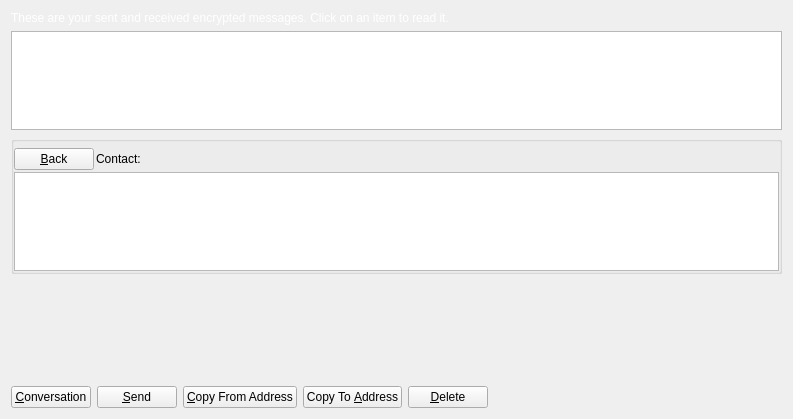
<?xml version="1.0" encoding="UTF-8"?>
<ui version="4.0">
 <class>MessagePage</class>
 <widget class="QWidget" name="MessagePage">
  <property name="geometry">
   <rect>
    <x>0</x>
    <y>0</y>
    <width>793</width>
    <height>419</height>
   </rect>
  </property>
  <property name="windowTitle">
   <string>Address Book</string>
  </property>
  <layout class="QVBoxLayout" name="verticalLayout_2">
   <item>
    <widget class="QLabel" name="labelExplanation">
			 				 			  <property name="styleSheet">
               <string notr="true">QLabel { color: white;}</string>
              </property>
     <property name="text">
      <string>These are your sent and received encrypted messages. Click on an item to read it.</string>
     </property>
     <property name="textFormat">
      <enum>Qt::PlainText</enum>
     </property>
     <property name="wordWrap">
      <bool>true</bool>
     </property>
    </widget>
   </item>
   <item>
    <widget class="QTableView" name="tableView">
     <property name="contextMenuPolicy">
      <enum>Qt::CustomContextMenu</enum>
     </property>
     <property name="toolTip">
      <string>Click on a message to view it</string>
     </property>
     <property name="tabKeyNavigation">
      <bool>false</bool>
     </property>
     <property name="alternatingRowColors">
      <bool>true</bool>
     </property>
     <property name="selectionMode">
      <enum>QAbstractItemView::SingleSelection</enum>
     </property>
     <property name="selectionBehavior">
      <enum>QAbstractItemView::SelectRows</enum>
     </property>
     <property name="sortingEnabled">
      <bool>true</bool>
     </property>
     <attribute name="verticalHeaderVisible">
      <bool>false</bool>
     </attribute>
    </widget>
   </item>
   <item>
    <layout class="QVBoxLayout" name="verticalLayout">
     <item>
      <widget class="QGroupBox" name="messageDetails">
       <property name="title">
        <string/>
       </property>
       <layout class="QVBoxLayout" name="verticalLayout_4">
        <property name="spacing">
         <number>2</number>
        </property>
        <property name="leftMargin">
         <number>0</number>
        </property>
        <property name="topMargin">
         <number>6</number>
        </property>
        <property name="rightMargin">
         <number>0</number>
        </property>
        <property name="bottomMargin">
         <number>0</number>
        </property>
        <item>
         <layout class="QHBoxLayout" name="horizontalLayout_3">
          <item>
           <widget class="QPushButton" name="backButton">
            <property name="text">
             <string>&amp;Back</string>
            </property>
            <property name="icon">
             <iconset resource="../bitcoin.qrc">
              <normaloff>:/icons/quit</normaloff>:/icons/quit</iconset>
            </property>
           </widget>
          </item>
          <item>
           <widget class="QLabel" name="labelContact">
            <property name="text">
             <string>Contact:</string>
            </property>
           </widget>
          </item>
          <item>
           <widget class="QLabel" name="contactLabel">
            <property name="text">
             <string/>
            </property>
           </widget>
          </item>
          <item>
           <spacer name="horizontalSpacer_3">
            <property name="orientation">
             <enum>Qt::Horizontal</enum>
            </property>
            <property name="sizeHint" stdset="0">
             <size>
              <width>40</width>
              <height>20</height>
             </size>
            </property>
           </spacer>
          </item>
         </layout>
        </item>
        <item>
         <widget class="QListView" name="listConversation">
          <property name="styleSheet">
           <string notr="true">#listConversation { color: #000000; }</string>
          </property>
         </widget>
        </item>
        <item>
         <layout class="QVBoxLayout" name="verticalLayout_3"/>
        </item>
       </layout>
      </widget>
     </item>
     <item>
      <widget class="MRichTextEdit" name="messageEdit" native="true">
       <property name="minimumSize">
        <size>
         <width>0</width>
         <height>100</height>
        </size>
       </property>
      </widget>
     </item>
     <item>
      <layout class="QHBoxLayout" name="horizontalLayout">
       <item>
        <widget class="QPushButton" name="newButton">
         <property name="text">
          <string>&amp;Conversation</string>
         </property>
         <property name="icon">
          <iconset resource="../bitcoin.qrc">
           <normaloff>:/icons/add</normaloff>:/icons/add</iconset>
         </property>
        </widget>
       </item>
       <item>
        <widget class="QPushButton" name="sendButton">
         <property name="toolTip">
          <string>Sign a message to prove you own a TransFast address</string>
         </property>
         <property name="text">
          <string>&amp;Send</string>
         </property>
         <property name="icon">
          <iconset resource="../bitcoin.qrc">
           <normaloff>:/icons/send</normaloff>:/icons/send</iconset>
         </property>
        </widget>
       </item>
       <item>
        <widget class="QPushButton" name="copyFromAddressButton">
         <property name="toolTip">
          <string>Copy the currently selected address to the system clipboard</string>
         </property>
         <property name="text">
          <string>&amp;Copy From Address</string>
         </property>
         <property name="icon">
          <iconset resource="../bitcoin.qrc">
           <normaloff>:/icons/editcopy</normaloff>:/icons/editcopy</iconset>
         </property>
        </widget>
       </item>
       <item>
        <widget class="QPushButton" name="copyToAddressButton">
         <property name="toolTip">
          <string>Copy the currently selected address to the system clipboard</string>
         </property>
         <property name="text">
          <string>Copy To &amp;Address</string>
         </property>
         <property name="icon">
          <iconset resource="../bitcoin.qrc">
           <normaloff>:/icons/editcopy</normaloff>:/icons/editcopy</iconset>
         </property>
        </widget>
       </item>
       <item>
        <widget class="QPushButton" name="deleteButton">
         <property name="toolTip">
          <string>Delete the currently selected address from the list</string>
         </property>
         <property name="text">
          <string>&amp;Delete</string>
         </property>
         <property name="icon">
          <iconset resource="../bitcoin.qrc">
           <normaloff>:/icons/remove</normaloff>:/icons/remove</iconset>
         </property>
        </widget>
       </item>
       <item>
        <spacer name="horizontalSpacer">
         <property name="orientation">
          <enum>Qt::Horizontal</enum>
         </property>
         <property name="sizeHint" stdset="0">
          <size>
           <width>40</width>
           <height>20</height>
          </size>
         </property>
        </spacer>
       </item>
      </layout>
     </item>
    </layout>
   </item>
  </layout>
 </widget>
 <customwidgets>
  <customwidget>
   <class>MRichTextEdit</class>
   <extends>QWidget</extends>
   <header>mrichtextedit.h</header>
   <container>1</container>
  </customwidget>
 </customwidgets>
 <resources>
  <include location="../bitcoin.qrc"/>
 </resources>
 <connections/>
</ui>
